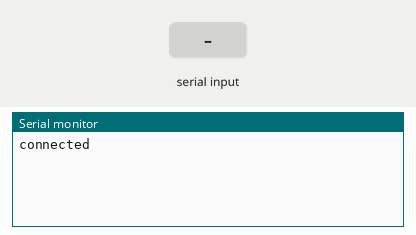
This sketch was run on a simulated ESP8266 (Wemos D1 mini). On the bench: the last lines printed to the serial monitor. Inputs (shaded band) come from the test bench. WiFi joins after 1.5 s; servers stay silent unless stated.

Above: at 1.7 s.
1.8 s: "1" received over the second serial link
At 3.3 s:
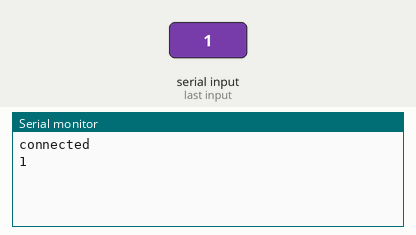
3.6 s: "0" received over the second serial link
At 4.6 s:
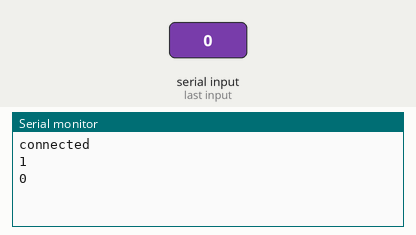
5.1 s: "2" received over the second serial link
At 5.9 s:
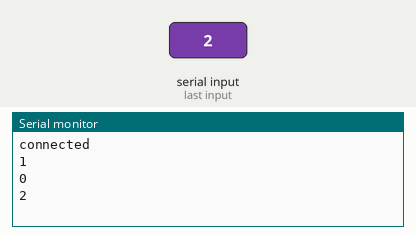

The sketch:

serialWemos.ino
```cpp
#include <SoftwareSerial.h>
SoftwareSerial arduino(4, 3);
#include "ESP8266HTTPClient.h"
#include "ESP8266WiFi.h"
WiFiClient client;
#include <ThingSpeak.h>
String apikey ="P0PEVKCWEKKPE22E";
const char* ssid = "Vivo y20s";
const char* password = "senyumdulu";
const char* server = "api.thingspeak.com";
unsigned long myChannelNumber=1840303;
const char * myWriteAPIKey ="P0PEVKCWEKKPE22E";


void setup() {
  // put your setup code here, to run once:
  Serial.begin(9600);
  arduino.begin(9600);
   Serial.println("connected");
  WiFi.begin(ssid, password);
  ThingSpeak.begin(client);
}
void loop() {

  delay(100);
  // put your main code here, to run repeatedly:
  String data = "";
  while (arduino.available() > 0) {
    data += char(arduino.read());
  }
  Serial.println(data);
  ThingSpeak.writeField(myChannelNumber, 1, data, myWriteAPIKey);
}
```

Measured:
- after the input at 1.8 s, the serial monitor: prints a new line after 0.30 s (image 1)
- after the input at 3.6 s, the serial monitor: prints a new line after 0.10 s (image 2)
- after the input at 5.1 s, the serial monitor: prints a new line after 0.20 s (image 3)
